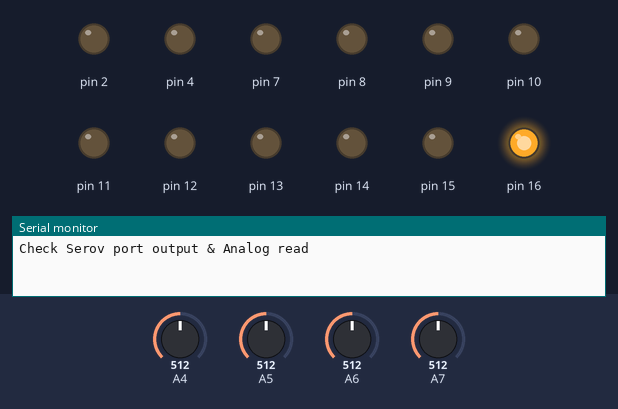
Bench run of a sketch on a simulated Arduino Nano, built with avr-gcc and run on an emulated ATmega328P. Shown: output pins drawn as LEDs (lit = HIGH), the last lines printed to the serial monitor. The inputs (shaded band) are chosen by the test bench; at power-on: A4 = 512, A5 = 512, A6 = 512, A7 = 512.

Above: at 0.55 s.
At 0.75 s:
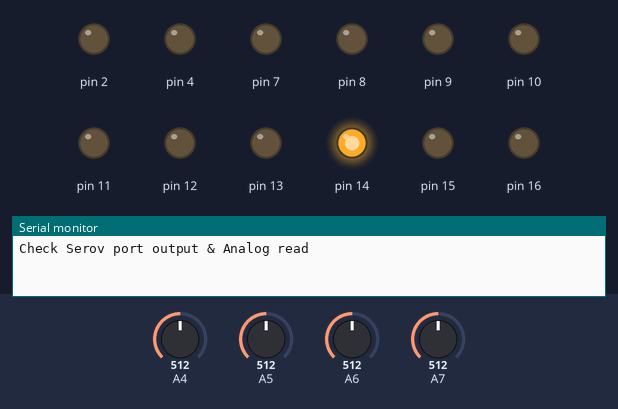
At 1.05 s:
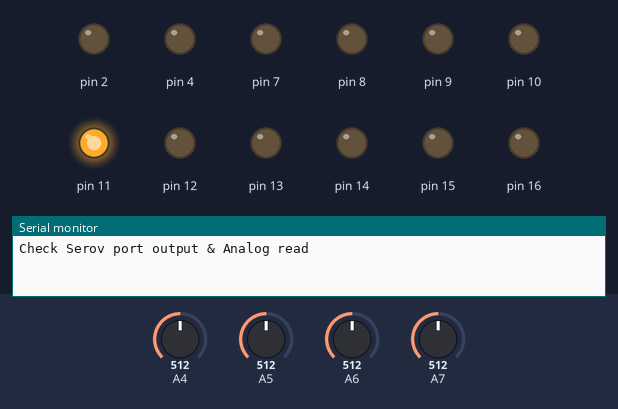
At 1.55 s:
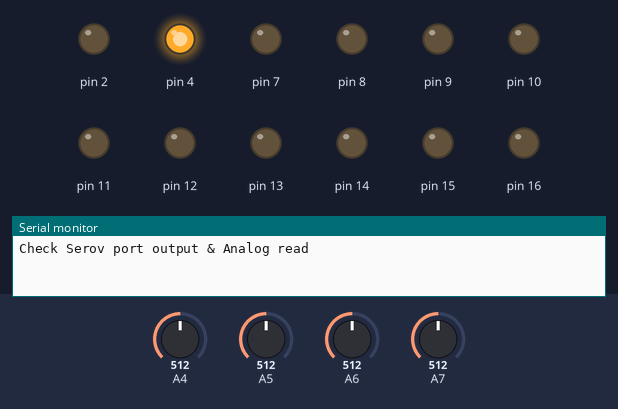
At 11.8 s:
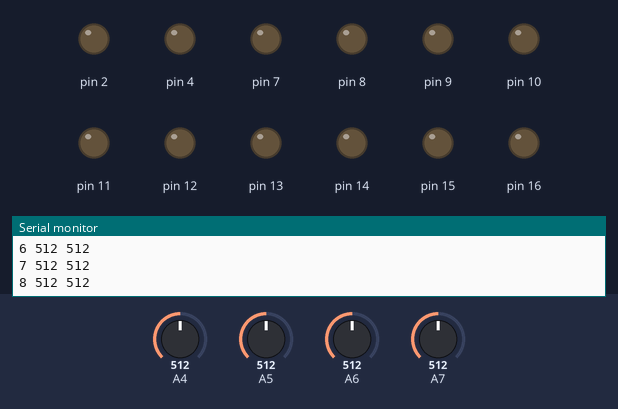
At 23.07 s:
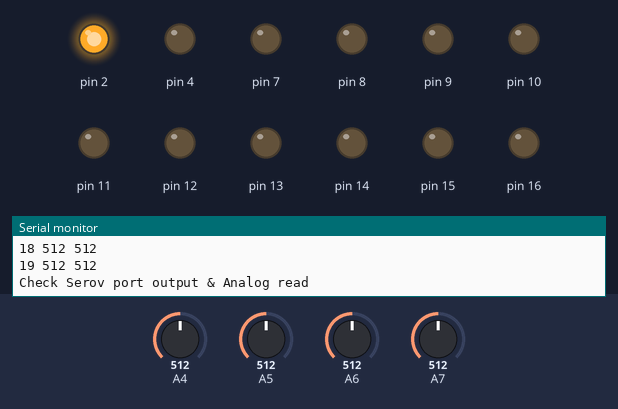
Timing chart, 0 to 28.3 s (numbered marks = the images above):
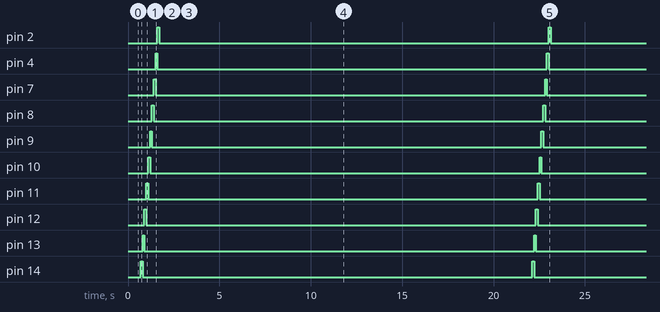

The sketch:

controllerBoardTest.ino
```cpp
// Rapiro bord simple check program
// connect servo port to SDA(A4),SCL(A5),A6,A7.
// Servo control ports are digital output.
// Analog pors are analog read.
#define R 0          // Red LED
#define G 1          // Green LED
#define B 2          // Blue LED
#define POWER 17
#define MAXSN 12
int i = 0;
int j = 0;
uint8_t servo[MAXSN];
uint8_t eyes[3] = {0, 0, 0};
boolean DATA = HIGH;
int Value[4][MAXSN] =
{
{0,0,0,0,0,0,0,0,0,0,0,0},  //SDA
{0,0,0,0,0,0,0,0,0,0,0,0},  //SCL
{0,0,0,0,0,0,0,0,0,0,0,0},  //A6
{0,0,0,0,0,0,0,0,0,0,0,0},  //A7
};
int A6Value = 0;
int A7Value = 0;
void setup()  {
  servo[0]  = 16;  // L Foot pitch
  servo[1]  = 15;  // L Foot yaw
  servo[2]  = 14;   // L Hand grip
  servo[3]  = 13;   // L Sholder pitch
  servo[4]  = 12;   // L Sholder roll
  servo[5]  = 11;   // Waist yaw
  servo[6]  = 10;   // Head yaw
  servo[7]  = 9;    // R Sholder roll
  servo[8]  = 8;    // R Sholder pitch
  servo[9]  = 7;    // R Hand grip
  servo[10] = 4;    // R Foot yaw
  servo[11] = 2;    // R Foot pitch

  eyes[R] = 6;           // Red LED of eyes
  eyes[G] = 5;           // Green LED of eyes
  eyes[B] = 3;           // Blue LED of eyes

  for (i=0; i <MAXSN; i++) {
    pinMode(servo[i], OUTPUT);
  }
  Serial.begin(9600);
  delay(500);
}

void loop() {
 Serial.print("Check Serov port output & Analog read \n");
  for (i=0; i < MAXSN; i++) {
    for (j=0; j <MAXSN; j++) {
      if (i==j) {
        digitalWrite(servo[j],DATA);
      }
      else {
        digitalWrite(servo[j],!DATA);
      }
    }
    delay(100);
    Value[0][i] = analogRead(A4);
    Value[1][i] = analogRead(A5);
    Value[2][i] = analogRead(A6);
    Value[3][i] = analogRead(A7);
   digitalWrite(servo[i],!DATA);
  }
  for (i=0; i<4; i++){
    Serial.print("A");
    Serial.print(i+4);
    Serial.print(" ");
    for (j=0; j <MAXSN; j++){
      if (Value[i][j] > 1000) {
        Serial.print("*");
      }
      else {
        Serial.print("-");
      }
        Serial.print(" ");
    }
    Serial.print("\n");
  }
  Serial.print("\n");
  Serial.print("Check Serov power switch and output voltage.\n");
  digitalWrite(POWER, HIGH);
  delay(100);
  A6Value = analogRead(A6);
  A7Value = analogRead(A7);
  Serial.print("ON");
  Serial.print(A6Value);
  Serial.print(" ");
  Serial.print(A7Value);
  Serial.print("\n");
  digitalWrite(POWER, LOW);
  for (i=0;  i<20; i++) {
  delay(1000);
  A6Value = analogRead(A6);
  A7Value = analogRead(A7);
  Serial.print(i);
  Serial.print(" ");
  Serial.print(A6Value);
  Serial.print(" ");
  Serial.print(A7Value);
  Serial.print("\n");
  }
}
```

Measured:
- by itself, pin 2, pin 4, pin 7–16: alternates HIGH for 0.10 s and LOW for 21.3 s
